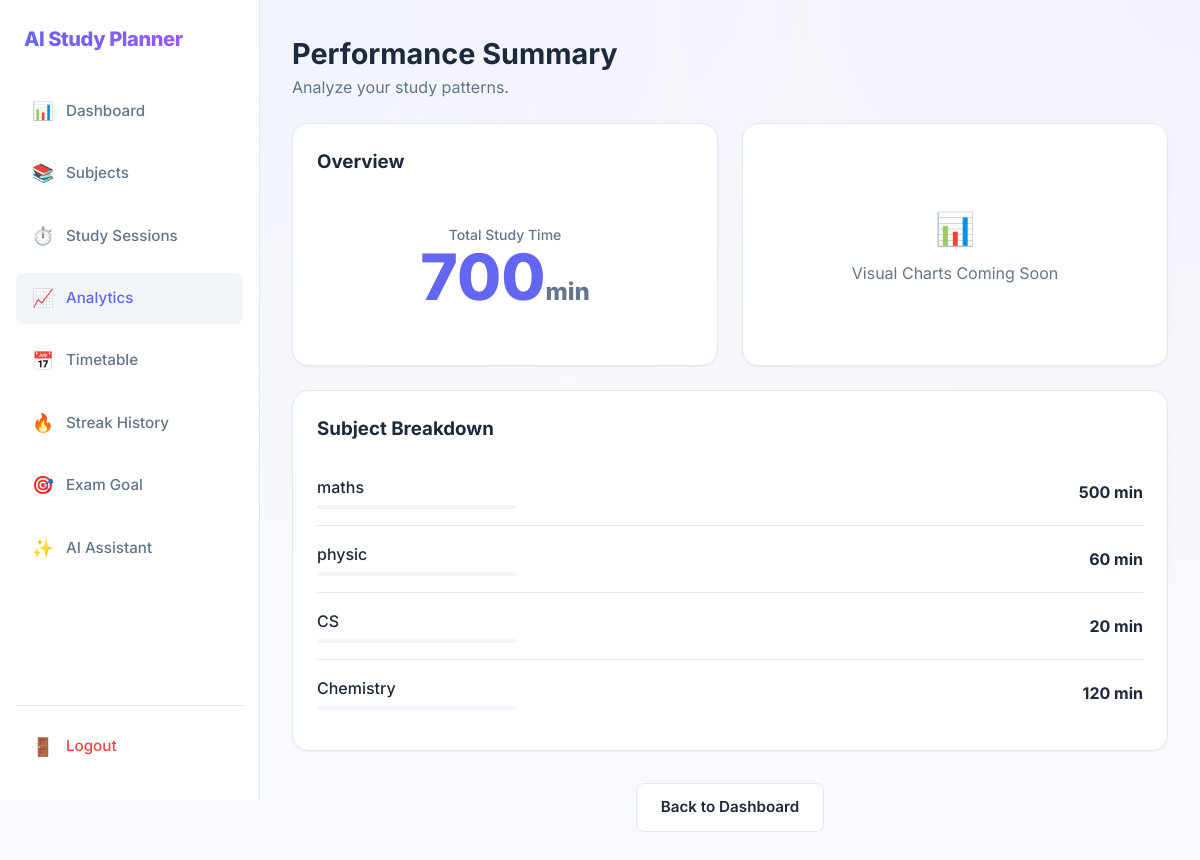
Screenshot of /summary (signed in) with the database file from the repository.
### models/subject.py (models this page shows)
class Subject(db.Model):
    id = db.Column(db.Integer, primary_key=True)
    user_id = db.Column(db.Integer, db.ForeignKey('user.id'))
    name = db.Column(db.String(100), nullable=False)
    difficulty = db.Column(db.String(20), nullable=False)

### models/session.py (models this page shows)
class StudySession(db.Model):
    id = db.Column(db.Integer, primary_key=True)
    user_id = db.Column(db.Integer, db.ForeignKey('user.id'))
    subject_id = db.Column(db.Integer, db.ForeignKey('subject.id'), nullable=False)
    duration = db.Column(db.Integer, nullable=False)
    date = db.Column(db.Date, default=date.today, nullable=False)

### app.py (the view)
@app.route("/summary")
@login_required
def summary():
    user_id = session["user_id"]
    subjects = Subject.query.filter_by(user_id=user_id).all()
    sessions = StudySession.query.filter_by(user_id=user_id).all()
    detailed_sessions = []
    subject_breakdown = {}
    for s in sessions:
        subject = Subject.query.get(s.subject_id)
        name = subject.name if subject else "Unknown"
        detailed_sessions.append({
            "subject_name": name,
            "duration": s.duration
        })
        if name in subject_breakdown:
            subject_breakdown[name] += s.duration
        else:
            subject_breakdown[name] = s.duration
    total_time = sum(s.duration for s in sessions)
    return render_template(
        "summary.html",
        subjects=subjects,
        sessions=detailed_sessions,
        total_minutes=total_time,
        subject_breakdown=subject_breakdown
    )

### app.py (called while the page is built)
def login_required(f):
    @wraps(f)
    def wrapper(*args, **kwargs):
        if "user_id" not in session:
            return redirect(url_for("login"))
        return f(*args, **kwargs)
    return wrapper

### templates/summary.html (shortened to what this page needs)
<!DOCTYPE html>
<html lang="en">
<head>
  <link rel="stylesheet" href="{{ url_for('static', filename='saas-theme.css') }}">
</head>
<body>
  <div class="layout-container">
    <aside class="sidebar">
      <div style="padding: 0 var(--sp-2) var(--sp-8);">
        <h2 class="logo-text" style="font-size: 1.25rem;">AI Study Planner</h2>
      </div>
      <nav class="flex-col flex gap-2">
        <a href="{{ url_for('dashboard') }}" class="nav-item">
          <span class="nav-icon">📊</span> Dashboard
        </a>
        <a href="{{ url_for('subject_page') }}" class="nav-item">
          <span class="nav-icon">📚</span> Subjects
        </a>
        <a href="{{ url_for('session_page') }}" class="nav-item">
          <span class="nav-icon">⏱️</span> Study Sessions
        </a>
        <a href="{{ url_for('summary') }}" class="nav-item active">
          <span class="nav-icon">📈</span> Analytics
        </a>
        <a href="{{ url_for('timetable') }}" class="nav-item">
          <span class="nav-icon">📅</span> Timetable
        </a>
        <a href="{{ url_for('streak_history') }}" class="nav-item">
          <span class="nav-icon">🔥</span> Streak History
        </a>
        <a href="{{ url_for('set_goal') }}" class="nav-item">
          <span class="nav-icon">🎯</span> Exam Goal
        </a>
        <a href="{{ url_for('assistant') }}" class="nav-item"><span class="nav-icon">✨</span> AI Assistant</a>
      </nav>
      <div style="margin-top: auto; padding-top: var(--sp-4); border-top: 1px solid var(--border-light);">
        <a href="{{ url_for('logout') }}" class="nav-item" style="color: #ef4444;">
          <span class="nav-icon">🚪</span> Logout
        </a>
      </div>
    </aside>
    <main class="main-content">
      <header class="section-header">
        <div>
          <h1 style="font-size: 1.8rem; font-weight: 700;">Performance Summary</h1>
          <p class="text-muted">Analyze your study patterns.</p>
        </div>
      </header>
      <div style="display: grid; grid-template-columns: 1fr 1fr; gap: var(--sp-6);">
        <div class="summary-card">
          <h3 class="font-bold" style="margin-bottom: var(--sp-4);">Overview</h3>
          <div style="text-align: center; padding: 2rem 0;">
            <div class="text-muted text-sm font-medium uppercase tracking-wider">Total Study Time</div>
            <div style="font-size: 4rem; font-weight: 800; color: var(--primary-color); line-height: 1;">
              {{ total_minutes }}<span style="font-size: 1.5rem; color: var(--text-muted);">min</span>
            </div>
          </div>
        </div>
        <div class="summary-card glass-card"
          style="display: flex; align-items: center; justify-content: center; min-height: 200px;">
          <div class="text-center text-muted">
            <span style="font-size: 2rem; display: block; margin-bottom: 0.5rem;">📊</span>
            <p>Visual Charts Coming Soon</p>
          </div>
        </div>
        <div class="summary-card" style="grid-column: span 2;">
          <h3 class="font-bold" style="margin-bottom: var(--sp-4);">Subject Breakdown</h3>
          {% for subject, minutes in subject_breakdown.items() %}
          <div class="subject-breakdown-item">
            <div>
              <div class="font-medium">{{ subject }}</div>
              <div style="width: 200px; height: 4px; background: #f1f5f9; border-radius: 4px; margin-top: 6px;">
                <div style="height: 100%; width: percent background var(--primary-gradient); border-radius: 4px;">
                </div>
              </div>
            </div>
            <div class="font-bold">{{ minutes }} min</div>
          </div>
          {% else %}
          <div class="text-center text-muted" style="padding: 2rem;">No data available.</div>
          {% endfor %}
        </div>
      </div>
      <div style="margin-top: var(--sp-8); text-align: center;">
        <a href="{{ url_for('dashboard') }}" class="btn btn-secondary">Back to Dashboard</a>
      </div>
    </main>
  </div>
</body>
</html>

### static/saas-theme.css (style rules this page uses)
:root { --bg-body: #f7f9fc; --bg-surface: #ffffff; --bg-glass: rgba(255, 255, 255, 0.7); --primary-gradient: linear-gradient(135deg, #6366f1 0%, #a855f7 100%); --primary-color: #6366f1; --primary-hover: #4f46e5; --text-main: #1e293b; --text-muted: #64748b; --text-light: #94a3b8; --border-light: #e2e8f0; --border-hover: #cbd5e1; --shadow-sm: 0 1px 2px 0 rgba(0, 0, 0, 0.05); --shadow-md: 0 4px 6px -1px rgba(0, 0, 0, 0.05), 0 2px 4px -1px rgba(0, 0, 0, 0.03); --shadow-lg: 0 10px 15px -3px rgba(0, 0, 0, 0.05), 0 4px 6px -2px rgba(0, 0, 0, 0.025); --shadow-card: 0 20px 25px -5px rgba(0, 0, 0, 0.05), 0 10px 10px -5px rgba(0, 0, 0, 0.02); --radius-sm: 0.375rem; --radius-md: 0.5rem; --radius-lg: 0.75rem; --radius-xl: 1rem; --radius-2xl: 1.5rem; --sp-1: 0.25rem; --sp-2: 0.5rem; --sp-3: 0.75rem; --sp-4: 1rem; --sp-6: 1.5rem; --sp-8: 2rem; --sp-12: 3rem; }
* { box-sizing: border-box; margin: 0; padding: 0; }
body { font-family: 'Inter', sans-serif; background-color: var(--bg-body); background-image: radial-gradient(at 0% 0%, rgba(99, 102, 241, 0.05) 0px, transparent 50%), radial-gradient(at 100% 0%, rgba(168, 85, 247, 0.05) 0px, transparent 50%); color: var(--text-main); line-height: 1.5; -webkit-font-smoothing: antialiased; min-height: 100vh; }
a { color: var(--primary-color); text-decoration: none; transition: color 0.2s; }
.flex { display: flex; }
.flex-col { flex-direction: column; }
.gap-2 { gap: var(--sp-2); }
.text-center { text-align: center; }
.text-sm { font-size: 0.875rem; }
.font-bold { font-weight: 700; }
.font-medium { font-weight: 500; }
.text-muted { color: var(--text-muted); }
.glass-card { background: var(--bg-glass); backdrop-filter: blur(12px); -webkit-backdrop-filter: blur(12px); border: 1px solid rgba(255, 255, 255, 0.5); box-shadow: var(--shadow-lg); border-radius: var(--radius-xl); }
.btn { display: inline-flex; align-items: center; justify-content: center; padding: 0.75rem 1.5rem; font-weight: 600; border-radius: var(--radius-md); cursor: pointer; transition: all 0.2s; border: none; font-size: 0.95rem; }
.btn-secondary { background: white; border: 1px solid var(--border-light); color: var(--text-main); }
.logo-text { font-size: 1.5rem; font-weight: 800; background: var(--primary-gradient); -webkit-background-clip: text; background-clip: text; -webkit-text-fill-color: transparent; letter-spacing: -0.02em; }

### templates/summary.html (style rules this page uses)
.layout-container { display: flex; min-height: 100vh; }
.sidebar { width: 260px; background: var(--bg-surface); border-right: 1px solid var(--border-light); padding: var(--sp-6) var(--sp-4); display: flex; flex-direction: column; position: sticky; top: 0; height: 100vh; }
.main-content { flex: 1; padding: var(--sp-8); max-width: 1400px; }
.nav-item { display: flex; align-items: center; padding: var(--sp-3) var(--sp-4); color: var(--text-muted); border-radius: var(--radius-md); margin-bottom: var(--sp-1); font-weight: 500; font-size: 0.95rem; }
.nav-item:hover, .nav-item.active { background-color: #f1f5f9; color: var(--primary-color); }
.nav-icon { margin-right: var(--sp-3); font-size: 1.1rem; }
.section-header { display: flex; justify-content: space-between; align-items: center; margin-bottom: var(--sp-6); }
.summary-card { background: var(--bg-surface); border-radius: var(--radius-xl); padding: var(--sp-6); border: 1px solid var(--border-light); box-shadow: var(--shadow-sm); }
.subject-breakdown-item { display: flex; align-items: center; justify-content: space-between; padding: var(--sp-4) 0; border-bottom: 1px solid var(--border-light); }
.subject-breakdown-item:last-child { border-bottom: none; }

### rows the page displays
Subject: subject_breakdown "maths"
StudySession: subject_breakdown "500"
Subject: name "physic", minutes "60"
Subject: name "CS", minutes "20"
Subject: name "Chemistry", minutes "120"

### other values shown
{{ total_minutes }} "700"
